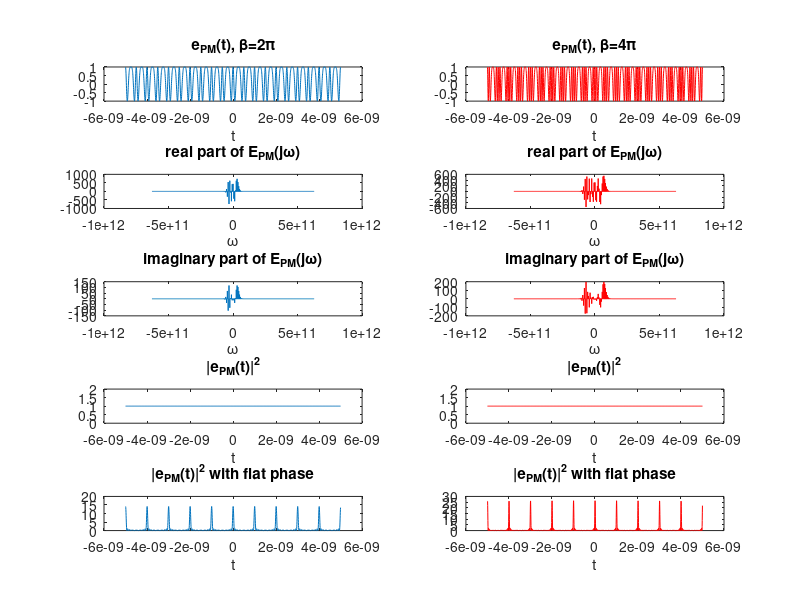

Write MATLAB code to recreate this figure.
clc; clear;

Fs = 1* 1e8;
L = 1000;
omega = Fs* 2* pi.* (-L: L);
dt = (2* pi)/ (Fs* 2* pi.* (2* L+ 1));
t = (-L: L).* dt;

beta_a = 2* pi;
beta_b = 4* pi;

omega_rep = 2* pi* 1e9;
e_pm_a = exp(1i* beta_a* sin(omega_rep.* t));
e_pm_b = exp(1i* beta_b* sin(omega_rep.* t));

E_pm_a = fftshift(fft(fftshift(e_pm_a)));
E_pm_b = fftshift(fft(fftshift(e_pm_b)));

%%%(a)%%%
figure(1);

subplot(5, 2, 1);
plot(t, ((e_pm_a)));
title('e_{PM}(t), \beta=2\pi');
xlabel('t');

subplot(5, 2, 3);
plot(omega, ((E_pm_a)));
title('real part of E_{PM}(j\omega)');
xlabel('\omega');

subplot(5, 2, 5);
plot(omega, imag(E_pm_a));
title('imaginary part of E_{PM}(j\omega)');
xlabel('\omega');

subplot(5, 2, 7);
plot(t, abs((e_pm_a)).^ 2);
ylim([0, 2]);
title('|e_{PM}(t)|^2');
xlabel('t');

%%%(b)%%%
subplot(5, 2, 2);
plot(t, ((e_pm_b)), 'r');
title('e_{PM}(t), \beta=4\pi');
xlabel('t');

subplot(5, 2, 4);
plot(omega, ((E_pm_b)), 'r');
title('real part of E_{PM}(j\omega)');
xlabel('\omega');

subplot(5, 2, 6);
plot(omega, imag(E_pm_b), 'r');
title('imaginary part of E_{PM}(j\omega)');
xlabel('\omega');

subplot(5, 2, 8);
plot(t, abs((e_pm_b)).^ 2, 'r');
ylim([0, 2]);
title('|e_{PM}(t)|^2');
xlabel('t');

%%%(c)%%%
E_pm_a_flat = abs(E_pm_a);
E_pm_b_flat = abs(E_pm_b);

e_pm_a_flat = ifftshift(ifft(ifftshift(E_pm_a_flat)));
e_pm_b_flat = ifftshift(ifft(ifftshift(E_pm_b_flat)));

subplot(5, 2, 9);
plot(t, abs((e_pm_a_flat)).^ 2);
title('|e_{PM}(t)|^2 with flat phase');
xlabel('t');

subplot(5, 2, 10);
plot(t, abs((e_pm_b_flat)).^ 2, 'r');
title('|e_{PM}(t)|^2 with flat phase');
xlabel('t');
